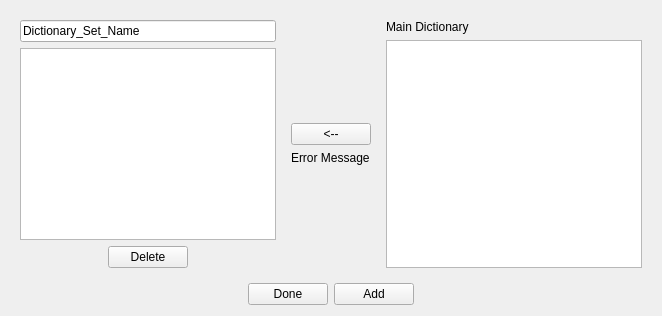
      <widget class="QWidget" name="subDict">
       <layout class="QHBoxLayout" name="horizontalLayout_21">
        <item>
         <widget class="QWidget" name="widget_8" native="true">
          <layout class="QVBoxLayout" name="verticalLayout_8">
           <property name="leftMargin">
            <number>0</number>
           </property>
           <property name="topMargin">
            <number>0</number>
           </property>
           <property name="rightMargin">
            <number>0</number>
           </property>
           <property name="bottomMargin">
            <number>0</number>
           </property>
           <item alignment="Qt::AlignHCenter">
            <widget class="QWidget" name="widget_16" native="true">
             <layout class="QHBoxLayout" name="horizontalLayout_22">
              <property name="leftMargin">
               <number>0</number>
              </property>
              <property name="topMargin">
               <number>0</number>
              </property>
              <property name="rightMargin">
               <number>0</number>
              </property>
              <property name="bottomMargin">
               <number>0</number>
              </property>
              <item>
               <widget class="QWidget" name="widget_9" native="true">
                <layout class="QVBoxLayout" name="verticalLayout_5">
                 <item>
                  <widget class="QLineEdit" name="dictSetName">
                   <property name="text">
                    <string>Dictionary_Set_Name</string>
                   </property>
                  </widget>
                 </item>
                 <item>
                  <widget class="QListView" name="dictSetView"/>
                 </item>
                 <item>
                  <widget class="QWidget" name="widget_13" native="true">
                   <layout class="QHBoxLayout" name="horizontalLayout_14">
                    <property name="leftMargin">
                     <number>0</number>
                    </property>
                    <property name="topMargin">
                     <number>0</number>
                    </property>
                    <property name="rightMargin">
                     <number>0</number>
                    </property>
                    <property name="bottomMargin">
                     <number>0</number>
                    </property>
                    <item>
                     <widget class="QPushButton" name="delDictSetWord">
                      <property name="sizePolicy">
                       <sizepolicy hsizetype="Fixed" vsizetype="Fixed">
                        <horstretch>0</horstretch>
                        <verstretch>0</verstretch>
                       </sizepolicy>
                      </property>
                      <property name="text">
                       <string>Delete</string>
                      </property>
                     </widget>
                    </item>
                   </layout>
                  </widget>
                 </item>
                </layout>
               </widget>
              </item>
              <item alignment="Qt::AlignVCenter">
               <widget class="QWidget" name="widget_14" native="true">
                <layout class="QVBoxLayout" name="verticalLayout_6">
                 <property name="leftMargin">
                  <number>0</number>
                 </property>
                 <property name="rightMargin">
                  <number>0</number>
                 </property>
                 <item>
                  <widget class="QPushButton" name="mainDictToDictSet">
                   <property name="text">
                    <string>&lt;--</string>
                   </property>
                  </widget>
                 </item>
                 <item>
                  <widget class="QLabel" name="dictSetErr">
                   <property name="sizePolicy">
                    <sizepolicy hsizetype="Preferred" vsizetype="Fixed">
                     <horstretch>0</horstretch>
                     <verstretch>0</verstretch>
                    </sizepolicy>
                   </property>
                   <property name="text">
                    <string>Error Message</string>
                   </property>
                  </widget>
                 </item>
                </layout>
               </widget>
              </item>
              <item>
               <widget class="QWidget" name="widget_15" native="true">
                <layout class="QVBoxLayout" name="verticalLayout_7">
                 <item>
                  <widget class="QLabel" name="label_15">
                   <property name="text">
                    <string>Main Dictionary</string>
                   </property>
                  </widget>
                 </item>
                 <item>
                  <widget class="QListView" name="mainDictView2">
                   <property name="minimumSize">
                    <size>
                     <width>193</width>
                     <height>0</height>
                    </size>
                   </property>
                  </widget>
                 </item>
                </layout>
               </widget>
              </item>
             </layout>
            </widget>
           </item>
           <item alignment="Qt::AlignHCenter|Qt::AlignVCenter">
            <widget class="QWidget" name="widget_17" native="true">
             <layout class="QHBoxLayout" name="horizontalLayout_20">
              <property name="leftMargin">
               <number>0</number>
              </property>
              <property name="topMargin">
               <number>0</number>
              </property>
              <property name="rightMargin">
               <number>0</number>
              </property>
              <property name="bottomMargin">
               <number>0</number>
              </property>
              <item>
               <widget class="QPushButton" name="dictSetDone">
                <property name="sizePolicy">
                 <sizepolicy hsizetype="Fixed" vsizetype="Fixed">
                  <horstretch>0</horstretch>
                  <verstretch>0</verstretch>
                 </sizepolicy>
                </property>
                <property name="text">
                 <string>Done</string>
                </property>
               </widget>
              </item>
              <item>
               <widget class="QPushButton" name="dictSetAdd">
                <property name="text">
                 <string>Add</string>
                </property>
               </widget>
              </item>
             </layout>
            </widget>
           </item>
          </layout>
         </widget>
        </item>
       </layout>
      </widget>
